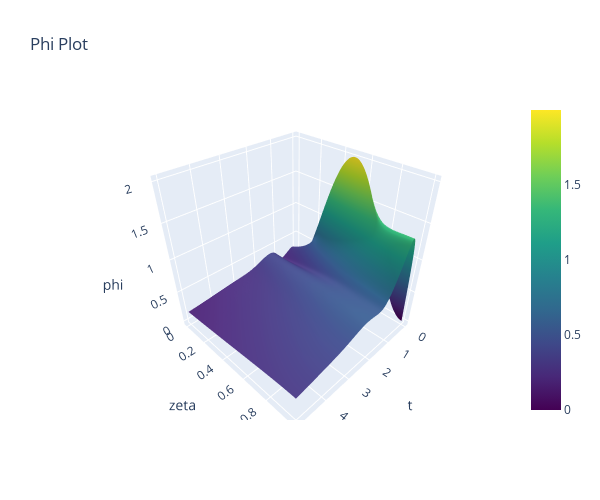
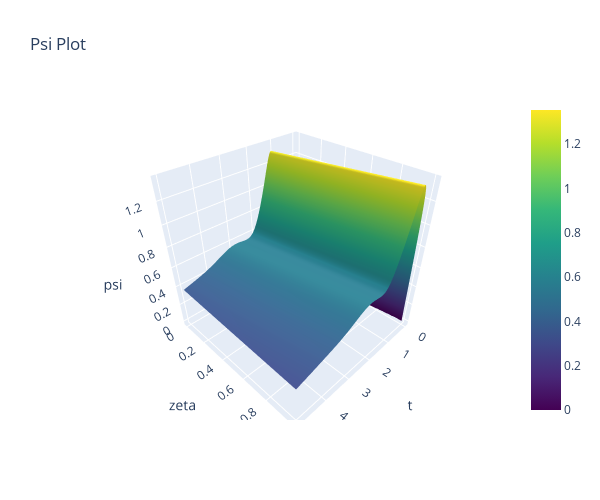

The cell these charts' notebook holds for them, in order:
### Code cell
# Define the function representing the system of ODEs
def system_zero_u(t, x, A, par):
    
    (k, v, D, tau, R) = (par['k'], par['v'], par['D'], par['tau'], par['R'])
    
    return A.dot(x)


# Define the initial condition
phi_1_0 = init_cond_func_1(zeta)
phi_2_0 = init_cond_func_2(zeta, par)

x0 = [*phi_1_0, *phi_2_0]



# Solve the system using solve_ivp
solution = solve_ivp(system_zero_u, (0, t_end), x0, args=(A_ode, par), t_eval=t_eval, method='RK45')

# Access the solution
times = solution.t
x_values = solution.y


# Create phi_sol with the first 100 rows and all columns of x_values
phi_sol = x_values[:N_zeta, :]

# Create psi_sol with the last 99 rows and all columns of x_values
psi_sol = x_values[N_zeta:, :]

z_grid, t_grid = np.meshgrid(t_eval, zeta)

# Create data traces for phi_sol
phi_trace = go.Surface(x=z_grid, y=t_grid, z=phi_sol, colorscale='Viridis', name='phi')

# Create a layout for phi_sol plot
phi_layout = go.Layout(
    scene=dict(
        xaxis=dict(title='t'),
        yaxis=dict(title='zeta'),
        zaxis=dict(title='phi')
    ),
    title='Phi Plot',
    width=600,
    height=500,
)

# Create a figure for phi_sol plot
phi_fig = go.Figure(data=[phi_trace], layout=phi_layout)

# Plot phi_sol figure
phi_fig.show()


# Create data traces for psi_sol
psi_trace = go.Surface(x=z_grid, y=t_grid, z=psi_sol, colorscale='Viridis', name='psi')

# Create a layout for psi_sol plot
psi_layout = go.Layout(
    scene=dict(
        xaxis=dict(title='t'),
        yaxis=dict(title='zeta'),
        zaxis=dict(title='psi')
    ),
    title='Psi Plot',
    width=600,
    height=500,
)

# Create a figure for psi_sol plot
psi_fig = go.Figure(data=[psi_trace], layout=psi_layout)

# Plot psi_sol figure
psi_fig.show()

### Figure 1 — Plotly figure (JSON) as saved in the notebook; plotly's stock layout.template omitted (floating-point values rounded to 4 significant figures; data arrays with more than 128 entries replaced by an {"elided": "..."} marker saying what was removed)
{"data": [{"colorscale": [[0, "#440154"], [0.1111, "#482878"], [0.2222, "#3e4989"], [0.3333, "#31688e"], [0.4444, "#26828e"], [0.5556, "#1f9e89"], [0.6667, "#35b779"], [0.7778, "#6ece58"], [0.8889, "#b5de2b"], [1, "#fde725"]], "name": "phi", "type": "surface", "x": {"elided": "100x200 float values"}, "y": {"elided": "100x200 float values"}, "z": {"elided": "100x200 float values"}}], "layout": {"height": 500, "scene": {"xaxis": {"title": {"text": "t"}}, "yaxis": {"title": {"text": "zeta"}}, "zaxis": {"title": {"text": "phi"}}}, "title": {"text": "Phi Plot"}, "width": 600}}

### Figure 2 — Plotly figure (JSON) as saved in the notebook; plotly's stock layout.template omitted (floating-point values rounded to 4 significant figures; data arrays with more than 128 entries replaced by an {"elided": "..."} marker saying what was removed)
{"data": [{"colorscale": [[0, "#440154"], [0.1111, "#482878"], [0.2222, "#3e4989"], [0.3333, "#31688e"], [0.4444, "#26828e"], [0.5556, "#1f9e89"], [0.6667, "#35b779"], [0.7778, "#6ece58"], [0.8889, "#b5de2b"], [1, "#fde725"]], "name": "psi", "type": "surface", "x": {"elided": "100x200 float values"}, "y": {"elided": "100x200 float values"}, "z": {"elided": "100x200 float values"}}], "layout": {"height": 500, "scene": {"xaxis": {"title": {"text": "t"}}, "yaxis": {"title": {"text": "zeta"}}, "zaxis": {"title": {"text": "psi"}}}, "title": {"text": "Psi Plot"}, "width": 600}}
